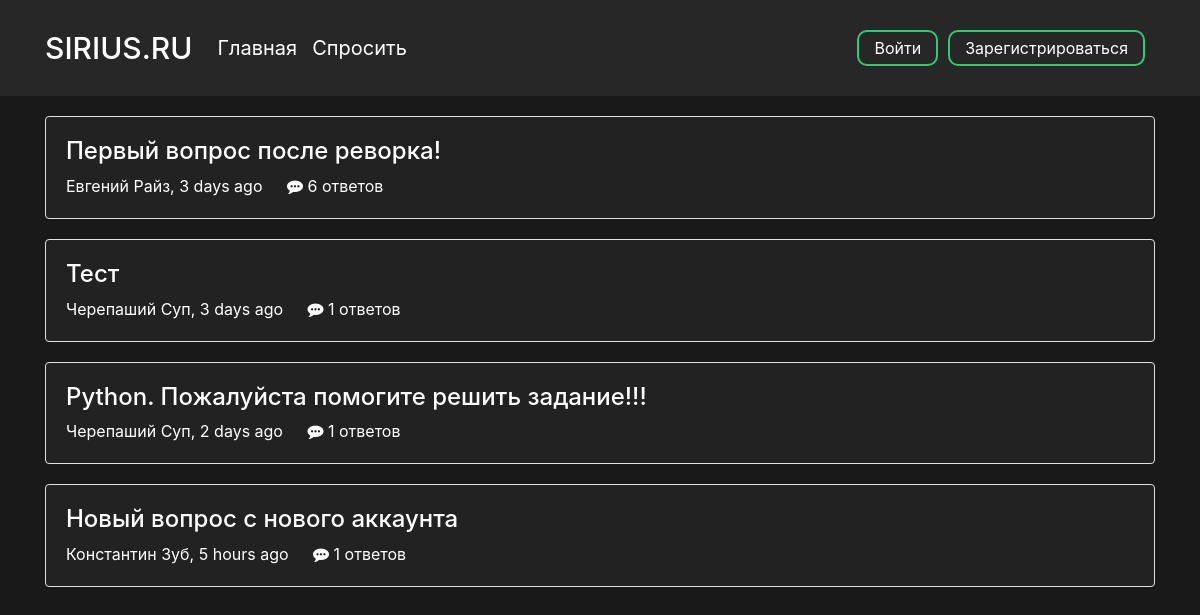
The app's page /main with its own data.
### data/questions.py (models this page shows)
class Question(SqlAlchemyBase):
    __tablename__ = 'questions'
    id = sqlalchemy.Column(sqlalchemy.Integer,
                           primary_key=True, autoincrement=True)
    title = sqlalchemy.Column(sqlalchemy.String)
    text = sqlalchemy.Column(sqlalchemy.String)
    user_id = sqlalchemy.Column(sqlalchemy.Integer,
                                sqlalchemy.ForeignKey("users.id"))
    user = orm.relation('User')
    created_date = sqlalchemy.Column(sqlalchemy.DateTime,
                                      default=datetime.datetime.utcnow)
    def get_answers(self):
        from data import db_session
        db_sess = db_session.create_session()
        answers= db_sess.query(Answer).filter(Answer.question_id == self.id).all()
        return answers

### data/users.py (models this page shows, shortened)
class User(SqlAlchemyBase, UserMixin):
    __tablename__ = 'users'
    id = sqlalchemy.Column(sqlalchemy.Integer,
                           primary_key=True, autoincrement=True)
    surname = sqlalchemy.Column(sqlalchemy.String, nullable=True)
    name = sqlalchemy.Column(sqlalchemy.String, nullable=True)
    age = sqlalchemy.Column(sqlalchemy.Integer, nullable=True)
    country = sqlalchemy.Column(sqlalchemy.String, nullable=True)
    city = sqlalchemy.Column(sqlalchemy.String, nullable=True)
    email = sqlalchemy.Column(sqlalchemy.String,
                              index=True, unique=True, nullable=True)
    hashed_password = sqlalchemy.Column(sqlalchemy.String, nullable=True)
    registration_date = sqlalchemy.Column(sqlalchemy.DateTime,
                                      default=datetime.datetime.utcnow)

### main.py (the view)
@app.route('/main', methods=['GET', 'POST'])
def main_page():
    db_sess = db_session.create_session()
    questions = db_sess.query(Question).all()
    return render_template(
        'main.html',
        title='Ответы S1RIYS.RU',
        questions=questions,
    )

### data/db_session.py (called while the page is built)
def create_session() -> Session:
    global __factory
    return __factory()

### templates/main.html
<head>
    <link rel="stylesheet" type="text/css" href="{{ url_for('static', filename='css/main.css')}}">
</head>
{% extends "base.html" %}
{% block content %}
    <div class="questions">
        {% for item in questions%}
            <div class="col-md6 border rounded question_card">
                <h4><a href="{{ url_for('question_page', question_id = item.id) }}">{{item.title}}</a></h4>
                <p class="author">
                    <a href="{{ url_for('profile_page', profile_id = item.user.id) }}">{{item.user.name}} {{item.user.surname}}</a>,
                    {{ moment(item.created_date).fromNow(refresh=True) }}
                </p>
                <p class="answers">
                    {% set answer_count = item.get_answers()|length %}
                    {% if answer_count == 0 %}
                    <a href="{{ url_for('question_page', question_id = item.id) }}">
                        <i class="fa fa-commenting" aria-hidden="true"></i>
                        Ответить
                    </a>
                    {% else %}
                    <a href="{{ url_for('question_page', question_id = item.id) }}">
                        <i class="fa fa-commenting" aria-hidden="true"></i>
                        {{ item.get_answers()|length }} ответов
                    </a>
                    {% endif %}
                </p>
            </div>
        {% endfor %}
    </div>
{% endblock %}

### static/css/main.css (style rules this page uses)
.question_card { margin-top: 20px; padding: 20px; background-color: #222 }
.author { display: inline-block; margin-right: 20px; }
.answers { display: inline-block; }

### static/css/base.css (style rules this page uses)
html { color: #ffffff }
body { background-color: #191919 !important; color: #ffffff }
a { color: #ffffff; }
p { margin: 0px; }

### records on screen
Question: title "Первый вопрос после реворка!", user.name "Евгений", user.surname "Райз", created_date "3 days ago", get_answers|length "6"
Question: title "Тест", user.name "Черепаший", user.surname "Суп", created_date "3 days ago", get_answers|length "1"
Question: title "Python. Пожалуйста помогите решить задание!!!", user.name "Черепаший", user.surname "Суп", created_date "2 days ago", get_answers|length "1"
Question: title "Новый вопрос с нового аккаунта", user.name "Константин", user.surname "Зуб", created_date "5 hours ago", get_answers|length "1"
